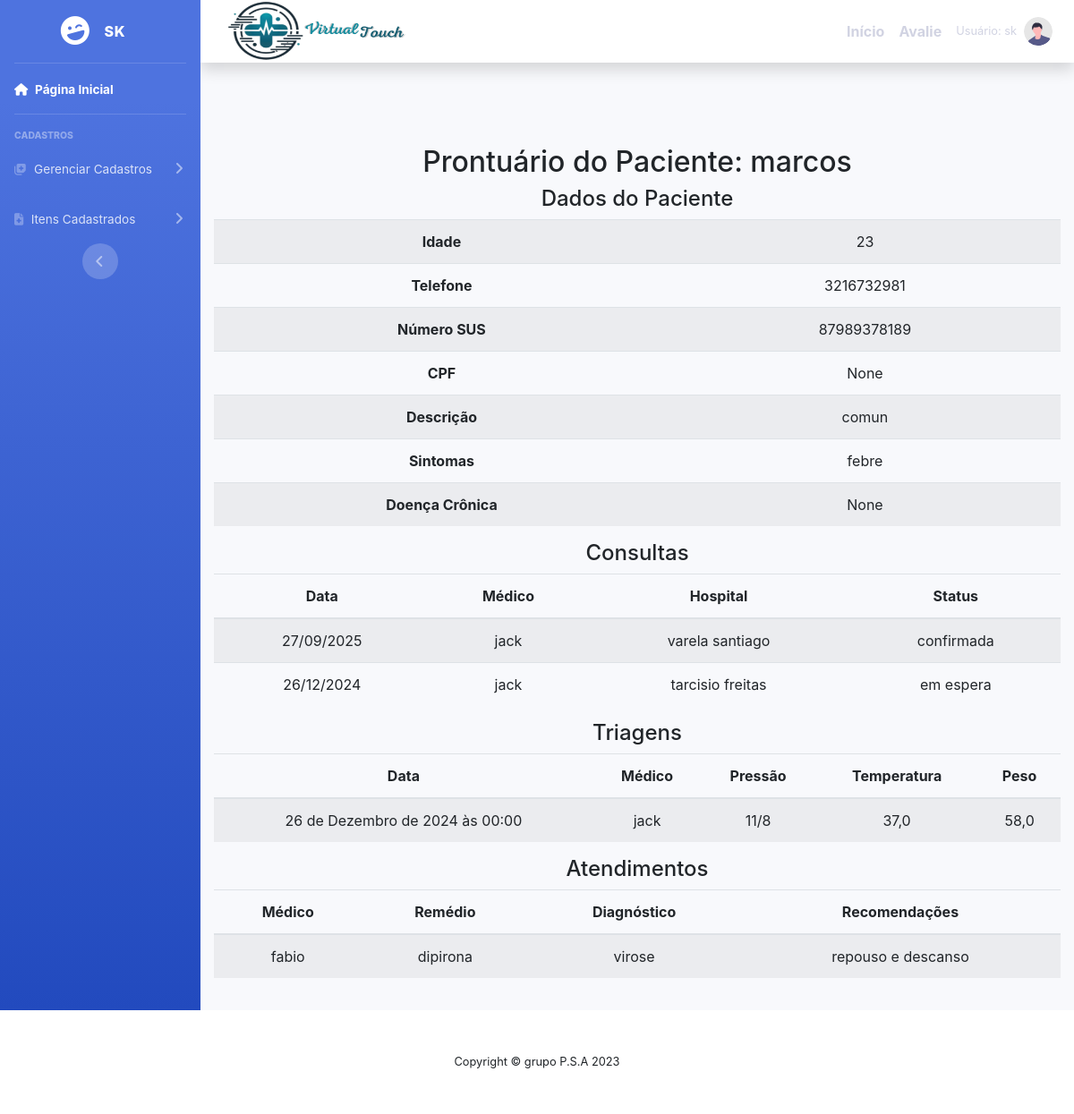
The app's page /prontuario/1/ (signed in), older data.
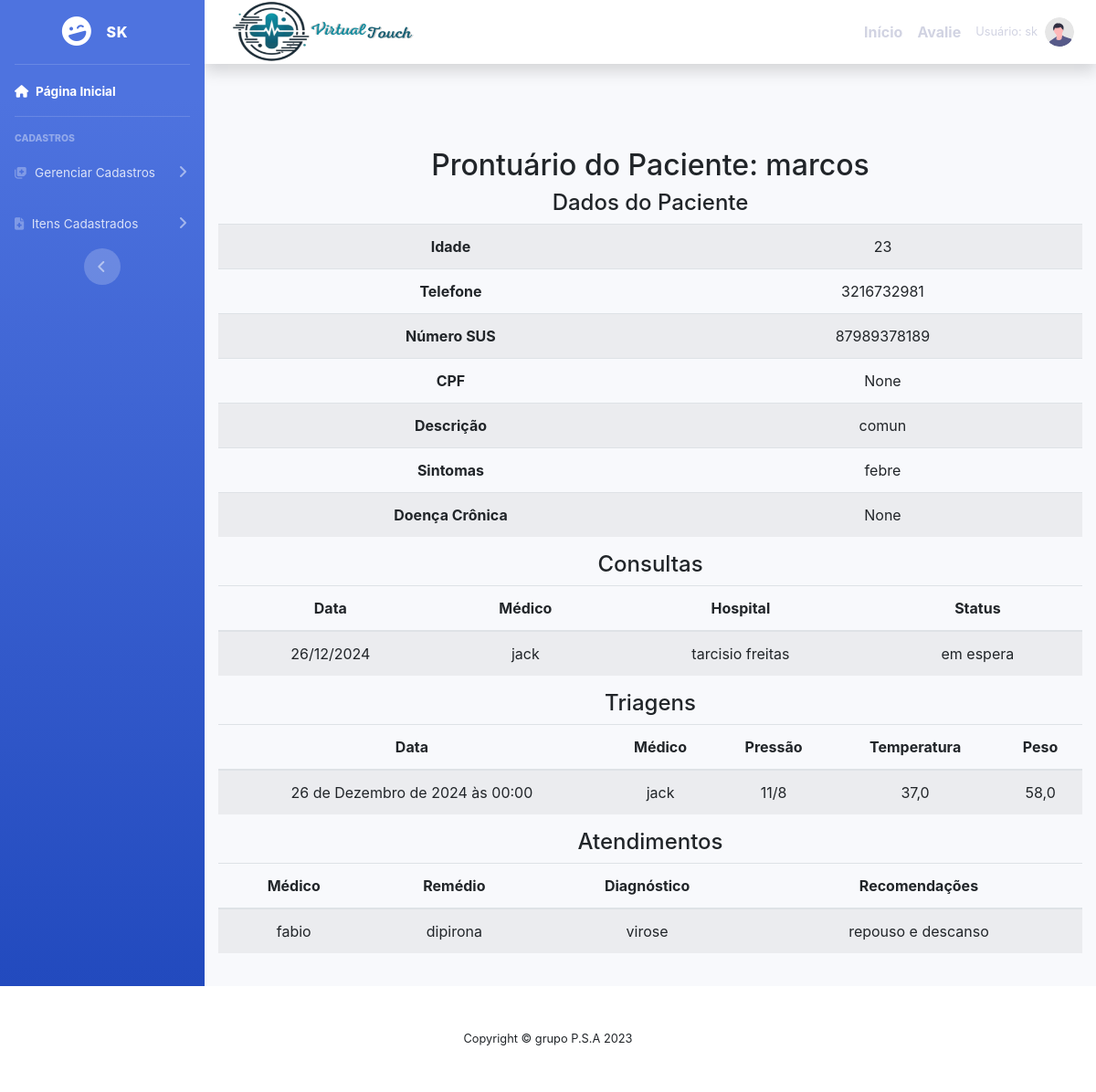
The same page, newer data.
### cadastros/models.py (models this page shows, shortened)
class Consulta(models.Model):
    usuario  = models.ForeignKey(User, on_delete=models.PROTECT)
    nome ="consulta"
    paciente = models.ForeignKey(Paciente,on_delete = models.PROTECT)
    data = models.CharField (verbose_name='data', max_length = 10)
    medico = models.ForeignKey (Medico, on_delete=models.PROTECT)
    hospital = models.ForeignKey(Hospital, on_delete=models.PROTECT)
    status = models.CharField( verbose_name ='status' ,max_length=20,  null =True ,blank = True )

class Medico(models.Model):
    usuario  = models.ForeignKey(User, on_delete=models.PROTECT)
    numero = models.IntegerField(verbose_name="Número de telefone")
    nome = models.CharField(max_length=50, verbose_name=" nome")
    cpf = models.CharField(max_length = 11 ,verbose_name=" cpf ")
    especificacao = models.CharField(max_length=150)
    hospital = models.ForeignKey(Hospital, on_delete=models.PROTECT)

class Hospital(models.Model):
    usuario = models.ForeignKey(User, on_delete=models.PROTECT)
    nome = models.CharField(max_length=50)
    descricao = models.CharField(max_length=150,
        verbose_name="descricao")

class Triagem(models.Model):
    usuario = models.ForeignKey(User, on_delete=models.PROTECT)
    paciente = models.ForeignKey(Paciente, on_delete=models.PROTECT)
    data = models.DateTimeField(verbose_name='data')  # Change to DateTimeField for datetime input
    medico = models.ForeignKey(Medico, on_delete=models.PROTECT)
    hospital = models.ForeignKey(Hospital, on_delete=models.PROTECT)
    horario = models.TimeField(verbose_name="horario", default='09:00:00')  # Set default time
    pressao = models.CharField(verbose_name='pressao', max_length=20)
    temperatura = models.FloatField(verbose_name='temperatura')
    peso = models.FloatField(verbose_name='peso_corporal')
    glicose = models.CharField(verbose_name='glicose', max_length=6, null=True, blank=True)

class Atendimento(models.Model):
    paciente = models.ForeignKey(Paciente, on_delete=models.PROTECT)
    medico = models.ForeignKey(Medico, on_delete=models.PROTECT)
    usuario = models.ForeignKey(User, on_delete=models.PROTECT)
    remedio = models.CharField(verbose_name ='remedio' ,max_length=255)
    diagnostico = models.TextField(verbose_name='diagnostico' , max_length=255)
    recomendacoes = models.TextField(verbose_name = 'recomendacoes', max_length=255 ,null=True, blank=True)

### cadastros/views.py (the view)
# urls.py: path('prontuario/<int:paciente_id>/', prontuario_view, name='prontuario'),
def prontuario_view(request, paciente_id):
    try:
        paciente = Paciente.objects.get(id=paciente_id)
    except Paciente.DoesNotExist:
        raise Http404("Paciente não encontrado")
    consultas = Consulta.objects.filter(paciente=paciente)
    triagens = Triagem.objects.filter(paciente=paciente)
    atendimentos = Atendimento.objects.filter(paciente=paciente)
    context = {
        'paciente': paciente,
        'consultas': consultas,
        'triagens': triagens,
        'atendimentos': atendimentos,
    }
    return render(request, 'prontuario.html', context)

### paginas/templates/prontuario.html (shortened to what this page needs)
{% extends 'modelo.html' %}
{% load static %}
{% block conteudo %}
    <div class="container mt-5">
        <h2>Prontuário do Paciente: {{ paciente.nome }}</h2>
        <h4>Dados do Paciente</h4>
        <table class="table table-striped">
            <tbody>
                <tr>
                    <th>Idade</th>
                    <td>{{ paciente.idade }}</td>
                </tr>
                <tr>
                    <th>Telefone</th>
                    <td>{{ paciente.telefone }}</td>
                </tr>
                <tr>
                    <th>Número SUS</th>
                    <td>{{ paciente.numero_sus }}</td>
                </tr>
                <tr>
                    <th>CPF</th>
                    <td>{{ paciente.cpf }}</td>
                </tr>
                <tr>
                    <th>Descrição</th>
                    <td>{{ paciente.descricao }}</td>
                </tr>
                <tr>
                    <th>Sintomas</th>
                    <td>{{ paciente.sintomas }}</td>
                </tr>
                <tr>
                    <th>Doença Crônica</th>
                    <td>{{ paciente.doença_cronica }}</td>
                </tr>
            </tbody>
        </table>
        <h4>Consultas</h4>
        <table class="table table-striped">
            <thead>
                <tr>
                    <th>Data</th>
                    <th>Médico</th>
                    <th>Hospital</th>
                    <th>Status</th>
                </tr>
            </thead>
            <tbody>
                {% for consulta in consultas %}
                <tr>
                    <td>{{ consulta.data }}</td>
                    <td>{{ consulta.medico.nome }}</td>
                    <td>{{ consulta.hospital.nome }}</td>
                    <td>{{ consulta.status }}</td>
                </tr>
                {% empty %}
                <tr>
                    <td colspan="4">Nenhuma consulta registrada.</td>
                </tr>
                {% endfor %}
            </tbody>
        </table>
        <h4>Triagens</h4>
        <table class="table table-striped">
            <thead>
                <tr>
                    <th>Data</th>
                    <th>Médico</th>
                    <th>Pressão</th>
                    <th>Temperatura</th>
                    <th>Peso</th>
                </tr>
            </thead>
            <tbody>
                {% for triagem in triagens %}
                <tr>
                    <td>{{ triagem.data }}</td>
                    <td>{{ triagem.medico.nome }}</td>
                    <td>{{ triagem.pressao }}</td>
                    <td>{{ triagem.temperatura }}</td>
                    <td>{{ triagem.peso }}</td>
                </tr>
                {% empty %}
                <tr>
                    <td colspan="5">Nenhuma triagem registrada.</td>
                </tr>
                {% endfor %}
            </tbody>
        </table>
        <h4>Atendimentos</h4>
        <table class="table table-striped">
            <thead>
                <tr>
                    <th>Médico</th>
                    <th>Remédio</th>
                    <th>Diagnóstico</th>
                    <th>Recomendações</th>
                </tr>
            </thead>
            <tbody>
                {% for atendimento in atendimentos %}
                <tr>
                    <td>{{ atendimento.medico.nome }}</td>
                    <td>{{ atendimento.remedio }}</td>
                    <td>{{ atendimento.diagnostico }}</td>
                    <td>{{ atendimento.recomendacoes }}</td>
                </tr>
                {% empty %}
                <tr>
                    <td colspan="4">Nenhum atendimento registrado.</td>
                </tr>
                {% endfor %}
            </tbody>
        </table>
    </div>
{% endblock %}

Row changes from the older to the newer data that the page shows:
removed Consulta: data "27/09/2025", medico.nome "jack", hospital.nome "varela santiago", status "confirmada"
